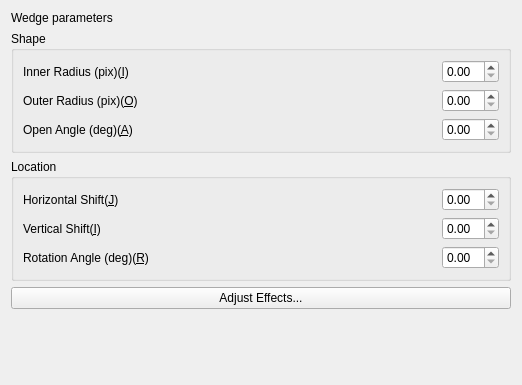
<?xml version="1.0" encoding="UTF-8"?>
<ui version="4.0">
 <class>Form</class>
 <widget class="QWidget" name="Form">
  <property name="geometry">
   <rect>
    <x>0</x>
    <y>0</y>
    <width>522</width>
    <height>385</height>
   </rect>
  </property>
  <property name="windowTitle">
   <string>Form</string>
  </property>
  <layout class="QVBoxLayout" name="verticalLayout_3">
   <item>
    <widget class="QLabel" name="label_wedge_parameter">
     <property name="text">
      <string>Wedge parameters</string>
     </property>
    </widget>
   </item>
   <item>
    <widget class="QGroupBox" name="groupBox">
     <property name="title">
      <string>Shape</string>
     </property>
     <layout class="QVBoxLayout" name="verticalLayout_2">
      <item>
       <layout class="QHBoxLayout" name="horizontalLayout">
        <item>
         <widget class="QLabel" name="label_wedge_inner">
          <property name="text">
           <string>Inner Radius (pix)(&amp;I)</string>
          </property>
          <property name="buddy">
           <cstring>doubleSpinBox_wedge_inner</cstring>
          </property>
         </widget>
        </item>
        <item>
         <spacer name="horizontalSpacer">
          <property name="orientation">
           <enum>Qt::Horizontal</enum>
          </property>
          <property name="sizeHint" stdset="0">
           <size>
            <width>40</width>
            <height>20</height>
           </size>
          </property>
         </spacer>
        </item>
        <item>
         <widget class="QDoubleSpinBox" name="doubleSpinBox_wedge_inner"/>
        </item>
       </layout>
      </item>
      <item>
       <layout class="QHBoxLayout" name="horizontalLayout_2">
        <item>
         <widget class="QLabel" name="label_wedge_outer">
          <property name="text">
           <string>Outer Radius (pix)(&amp;O)</string>
          </property>
          <property name="buddy">
           <cstring>doubleSpinBox_wedge_outer</cstring>
          </property>
         </widget>
        </item>
        <item>
         <spacer name="horizontalSpacer_2">
          <property name="orientation">
           <enum>Qt::Horizontal</enum>
          </property>
          <property name="sizeHint" stdset="0">
           <size>
            <width>40</width>
            <height>20</height>
           </size>
          </property>
         </spacer>
        </item>
        <item>
         <widget class="QDoubleSpinBox" name="doubleSpinBox_wedge_outer"/>
        </item>
       </layout>
      </item>
      <item>
       <layout class="QHBoxLayout" name="horizontalLayout_4">
        <item>
         <widget class="QLabel" name="label_wedge_open_angle">
          <property name="text">
           <string>Open Angle (deg)(&amp;A)</string>
          </property>
          <property name="buddy">
           <cstring>doubleSpinBox_wedge_open_angle</cstring>
          </property>
         </widget>
        </item>
        <item>
         <spacer name="horizontalSpacer_4">
          <property name="orientation">
           <enum>Qt::Horizontal</enum>
          </property>
          <property name="sizeHint" stdset="0">
           <size>
            <width>40</width>
            <height>20</height>
           </size>
          </property>
         </spacer>
        </item>
        <item>
         <widget class="QDoubleSpinBox" name="doubleSpinBox_wedge_open_angle"/>
        </item>
       </layout>
      </item>
     </layout>
    </widget>
   </item>
   <item>
    <widget class="QGroupBox" name="groupBox_2">
     <property name="title">
      <string>Location</string>
     </property>
     <layout class="QVBoxLayout" name="verticalLayout">
      <item>
       <layout class="QHBoxLayout" name="horizontalLayout_6">
        <item>
         <widget class="QLabel" name="label_wedge_center_j">
          <property name="text">
           <string>Horizontal Shift(&amp;J)</string>
          </property>
          <property name="buddy">
           <cstring>doubleSpinBox_wedge_center_j</cstring>
          </property>
         </widget>
        </item>
        <item>
         <spacer name="horizontalSpacer_5">
          <property name="orientation">
           <enum>Qt::Horizontal</enum>
          </property>
          <property name="sizeHint" stdset="0">
           <size>
            <width>40</width>
            <height>20</height>
           </size>
          </property>
         </spacer>
        </item>
        <item>
         <widget class="QDoubleSpinBox" name="doubleSpinBox_wedge_center_j"/>
        </item>
       </layout>
      </item>
      <item>
       <layout class="QHBoxLayout" name="horizontalLayout_5">
        <item>
         <widget class="QLabel" name="label_wedge_center_i">
          <property name="text">
           <string>Vertical Shift(&amp;I)</string>
          </property>
          <property name="buddy">
           <cstring>doubleSpinBox_wedge_center_i</cstring>
          </property>
         </widget>
        </item>
        <item>
         <spacer name="horizontalSpacer_6">
          <property name="orientation">
           <enum>Qt::Horizontal</enum>
          </property>
          <property name="sizeHint" stdset="0">
           <size>
            <width>40</width>
            <height>20</height>
           </size>
          </property>
         </spacer>
        </item>
        <item>
         <widget class="QDoubleSpinBox" name="doubleSpinBox_wedge_center_i"/>
        </item>
       </layout>
      </item>
      <item>
       <layout class="QHBoxLayout" name="horizontalLayout_3">
        <item>
         <widget class="QLabel" name="label_wedge_rotate_angle">
          <property name="text">
           <string>Rotation Angle (deg)(&amp;R)</string>
          </property>
          <property name="buddy">
           <cstring>doubleSpinBox_wedge_rotate_angle</cstring>
          </property>
         </widget>
        </item>
        <item>
         <spacer name="horizontalSpacer_3">
          <property name="orientation">
           <enum>Qt::Horizontal</enum>
          </property>
          <property name="sizeHint" stdset="0">
           <size>
            <width>40</width>
            <height>20</height>
           </size>
          </property>
         </spacer>
        </item>
        <item>
         <widget class="QDoubleSpinBox" name="doubleSpinBox_wedge_rotate_angle"/>
        </item>
       </layout>
      </item>
     </layout>
    </widget>
   </item>
   <item>
    <widget class="QPushButton" name="pushButton_adjust_effects">
     <property name="text">
      <string>Adjust Effects...</string>
     </property>
    </widget>
   </item>
   <item>
    <spacer name="verticalSpacer">
     <property name="orientation">
      <enum>Qt::Vertical</enum>
     </property>
     <property name="sizeHint" stdset="0">
      <size>
       <width>20</width>
       <height>68</height>
      </size>
     </property>
    </spacer>
   </item>
  </layout>
 </widget>
 <resources/>
 <connections/>
</ui>
